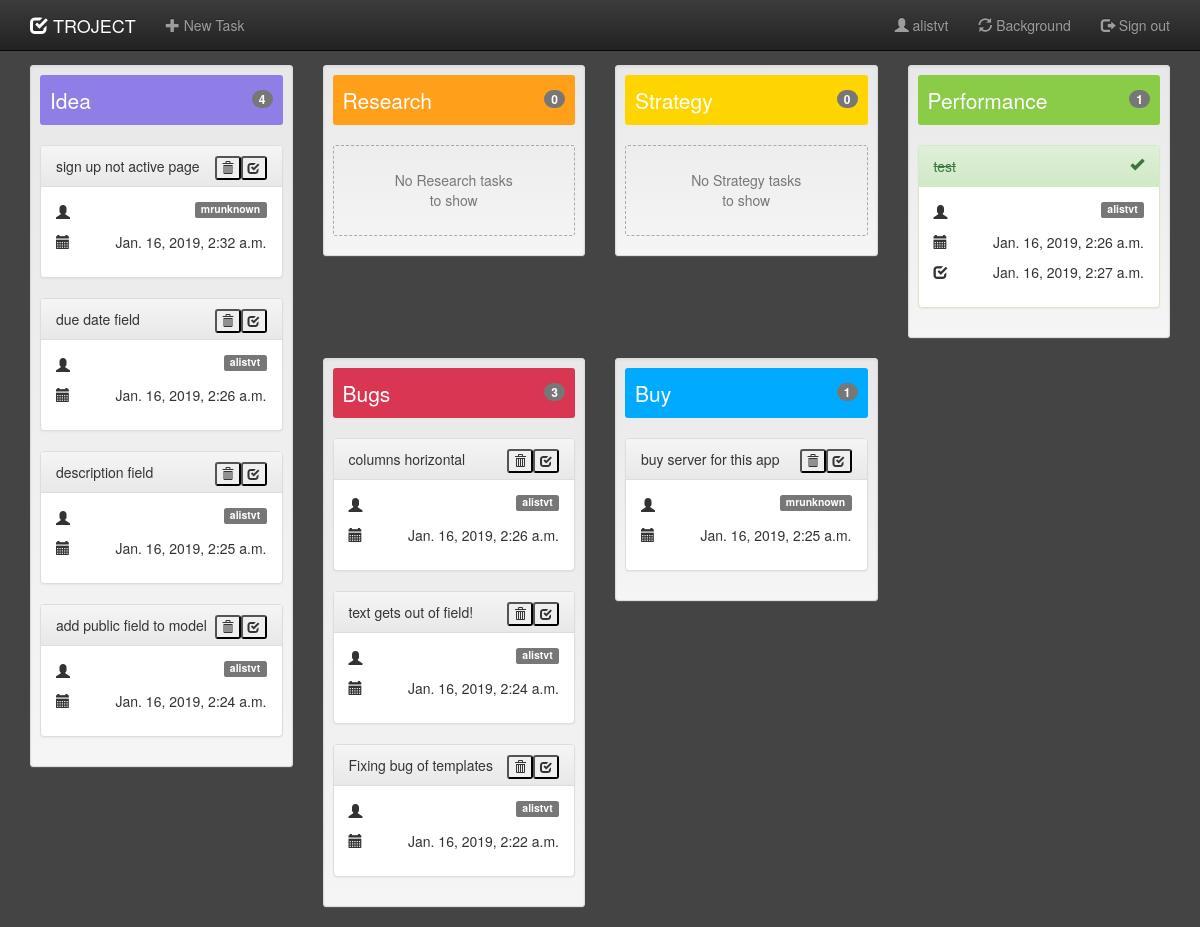
The app's page / (signed in) with its own data.
### tasks/models.py (models this page shows, shortened)
class Task(models.Model):
    class Groups:
        idea = 0
        research = 1
        strategy = 2
        performance = 3
        bugs = 4
        buy = 5
        choices = (
            (idea, 'Idea'),
            (research, 'Research'),
            (strategy, 'Strategy'),
            (performance, 'Performance'),
            (bugs, 'Bugs'),
            (buy, 'Buy'),
        )
        colors = [
            '#8f7ee6',
            '#ff9f1a',
            '#ffd500',
            '#8acc47',
            '#d93651',
            '#00aaff',
        ]
    class Statuses:
        done = True
        pending = False
    title = models.CharField(max_length=255)
    status = models.BooleanField(default=Statuses.pending)
    group = models.PositiveSmallIntegerField(choices=Groups.choices, default=Groups.idea)
    user = models.ForeignKey(User, related_name='tasks', blank=True, null=True, on_delete=models.SET_NULL)
    createdDate = models.DateTimeField(auto_now_add=True)
    modifiedDate = models.DateTimeField(auto_now=True)
    doneDate = models.DateTimeField(blank=True, null=True)

### tasks/views.py (the view)
# urls.py: 2. Add a URL to urlpatterns:  path('', views.home, name='home')
@login_required
def home(request):
	user = request.user
	groups = Task.Groups.choices
	if user.is_superuser:
		tasks = getTasksCategorized(tasks=Task.objects.all().order_by('-createdDate'))
		users = User.objects.all()
		context={'tasks':tasks, 'users':users, 'groups':groups, 'colors':Task.Groups.colors}
	else:
		tasks = getTasksCategorized(tasks=Task.objects.filter(user=user))
		context={'tasks':tasks, 'groups':groups, 'colors':Task.Groups.colors}
	context['messages']= messages.get_messages(request)
	return render(request, 'home.html', context)

### tasks/helper_functions.py (called while the page is built)
def getTasksCategorized(tasks):
    groups = Task.Groups.choices
    grouped = dict()
    for group, groupName in groups:
        grouped[groupName] = tasks.filter(group=group)
    return grouped

### tasks/templatetags/tags.py (called while the page is built)
@register.simple_tag
def getColor(index):
    return Task.Groups.colors[index]

### tasks/templates/home.html (shortened to what this page needs)
{% extends "base.html" %}
{% load tags %}
{% load staticfiles %}
{% block content %}
<div class="container" style="margin-top:65px">
  <div class="row">
    {% for groupName, groupTasks in tasks.items %}
      <div class="col-md-3 col-sm-6 col-xs-12">
        <div class="well well-sm">
          <legend style="border:0px solid #E78;border-radius: 3px; padding:10px;color:#FFF; background-color:{% getColor forloop.counter0 %};">{{groupName}}<span class="badge pull-right" style="position:relative; Top: 5px;">{{groupTasks|length}}</span></legend>
          {% if not groupTasks %}
          <p class="text-center text-muted" style="border:1px dashed #aaa; border-radius: 3px;padding:10%;">No {{groupName}} tasks<br> to show</p>
          {% else %}
          {% for task in groupTasks %}
            {% if not task.status %}
            <div class="panel panel-default">
              <div class="panel-heading">
                {{task.title}}
                <button type="button" class="pull-right btn-xs" data-toggle="modal" data-target="#done-modal-{{task.id}}"><span class="glyphicon glyphicon-check"></span></button>
                {% if user.is_superuser %}
                <button type="button" class="pull-right btn-xs" data-toggle="modal" data-target="#delete-modal-{{task.id}}"><span class="glyphicon glyphicon-trash"></span></button>
                {% endif %}
              </div>
              <div class="panel-body">
                {% if user.is_superuser %}
                <p><span class="glyphicon glyphicon-user"></span><span class="pull-right label label-default">{{task.user.username}}</span></p>
                {% endif %}
                <p><span class="glyphicon glyphicon-calendar"></span><span class="pull-right">{{task.createdDate}}</span></p>
              </div>
            </div>
            {% else %}
            <div class="panel panel-success">
              <div class="panel-heading"><s>{{task.title}}</s><span class="pull-right glyphicon glyphicon-ok"></span></div>
              <div class="panel-body">
                {% if user.is_superuser %}
                <p><span class="glyphicon glyphicon-user"></span><span class="pull-right label label-default">{{task.user.username}}</span></p>
                {% endif %}
                <p><span class="glyphicon glyphicon-calendar"></span><span class="pull-right">{{task.createdDate}}</span></p>
                <p><span class="glyphicon glyphicon-check"></span><span class="pull-right">{{task.doneDate}}</span></p>
              </div>
            </div>
            {% endif %}
          {% endfor %}
          {% endif %}
        </div>
      </div>
    {% endfor %}
  </div>
</div>
{% endblock %}

### tasks/templates/base.html (shortened to what this page needs)
{% load staticfiles %}
<!DOCTYPE html>
<html lang="en" dir="ltr">
  <head>
    <link rel="stylesheet" href="https://maxcdn.bootstrapcdn.com/bootstrap/3.3.7/css/bootstrap.min.css">
    <link rel="stylesheet" href="https://maxcdn.bootstrapcdn.com/bootstrap/3.3.7/css/bootstrap-theme.min.css">
    <link rel="stylesheet" href="{% static 'css/master.css' %}">
  </head>
  <body style="background-color: #444;">
    <div class="site-wrapper">
    {% include "header.html" %}
    {% block content %}  {% endblock %}
    </div>
  </body>
</html>

### tasks/templates/header.html (shortened to what this page needs)
{% load staticfiles %}
<nav class="navbar navbar-inverse navbar-fixed-top">
  <div class="container-fluid">
    <div class="container">
    <div class="navbar-header">
      <a class="navbar-brand" style="color:#FFF;" href="#"><i class="glyphicon glyphicon-check"></i> TROJECT</a>
      <ul class="nav navbar-nav">
        {% if user.is_superuser %}
        <li><a href="#" data-toggle="modal" data-target="#new-item-modal"><span class="glyphicon glyphicon-plus"></span> New Task </a></li>
        {% endif %}
      </ul>
    </div>
    <ul class="nav navbar-nav navbar-right">
      {% if user.is_authenticated %}
      <li><a href="#"><span class="glyphicon glyphicon-user"></span> {{user.username}}</a></li>
      <li><a id="change_bg" href="#"><span class="glyphicon glyphicon-refresh"></span> Background</a></li>
      <li><a href="{% url 'tasks:logout' %}"><span class="glyphicon glyphicon-log-out"></span> Sign out</a></li>
      {% else %}
      <li><a href="#" data-toggle="modal" data-target="#about-modal"><span class="glyphicon glyphicon-exclamation-sign"></span> About </a></li>
      {% endif %}
    </ul>
  </div>
  </div>
</nav>

### tasks/static/css/master.css (style rules this page uses)
body { background-repeat: no-repeat; background-position: center center; background-width: 100%; background-attachment: fixed; background-size: cover; }

### records on screen
Task: title "sign up not active page", user.username "mrunknown", createdDate "Jan. 16, 2019, 2:32 a.m."
Task: title "due date field", user.username "alistvt", createdDate "Jan. 16, 2019, 2:26 a.m."
Task: title "description field", user.username "alistvt", createdDate "Jan. 16, 2019, 2:25 a.m."
Task: title "add public field to model", user.username "alistvt", createdDate "Jan. 16, 2019, 2:24 a.m."
Task: title "test", user.username "alistvt", createdDate "Jan. 16, 2019, 2:26 a.m.", doneDate "Jan. 16, 2019, 2:27 a.m."
Task: title "columns horizontal", user.username "alistvt", createdDate "Jan. 16, 2019, 2:26 a.m."
Task: title "text gets out of field!", user.username "alistvt", createdDate "Jan. 16, 2019, 2:24 a.m."
Task: title "Fixing bug of templates", user.username "alistvt", createdDate "Jan. 16, 2019, 2:22 a.m."
Task: title "buy server for this app", user.username "mrunknown", createdDate "Jan. 16, 2019, 2:25 a.m."

### other values on screen
{{ user.username }} "alistvt"
{{ groupName }} "Idea" "Research" "Strategy" "Performance" "Bugs" "Buy"
{{ groupTasks|length }} "4" "0" "0" "1" "3" "1"
{{ groupName }} "Research" "Strategy"
